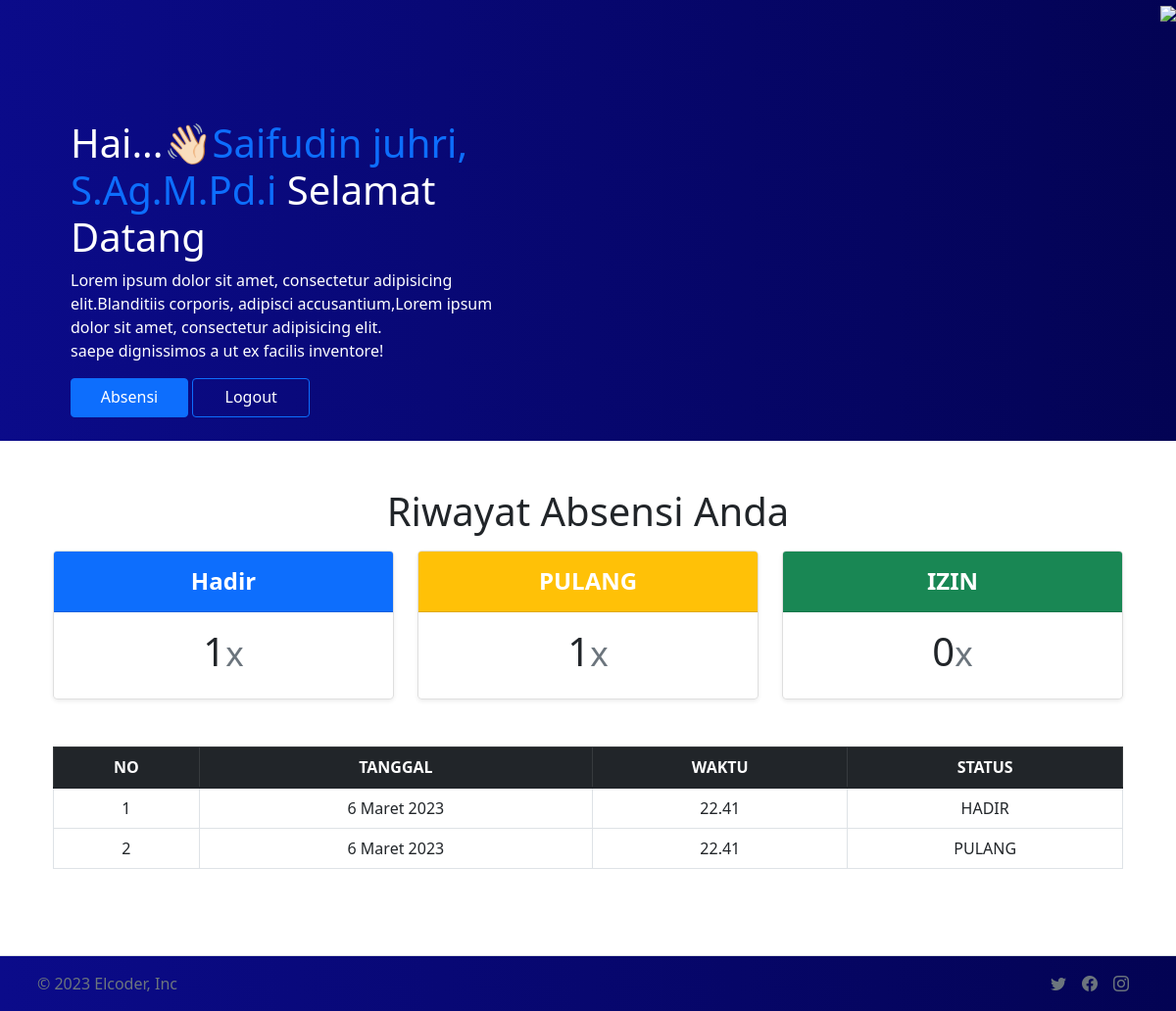
Screenshot of /akun (signed in) with the database file from the repository.
### absenapp/models.py (models this page shows, shortened)
class absenModel(models.Model):
    pegawai     =models.ForeignKey(profil, on_delete=models.DO_NOTHING)
    tgl         =models.DateField(auto_now_add=True)
    waktu       =models.TimeField(auto_now_add=True)
    absen=(
        ('HADIR','HADIR'),
        ('IZIN','IZIN'),
        ('PULANG','PULANG'),
    )
    status      =models.CharField(choices=absen, max_length=50, default='HADIR')
    ket         =models.TextField(null=True, blank=True)

### absen/views.py (the view)
# urls.py: path('akun',views.akun, name='akun'),
def akun(request):
    profile=profil.objects.get(nama=request.user)
    datas= absenModel.objects.filter(pegawai=profile)
    jh=0
    ji=0
    jp=0
    for jlh in datas:
        if jlh.status == 'HADIR': #jika status absennya hadir maka variabel inisialisasi kita jumlahkan
            jh += 1
        elif jlh.status == 'IZIN':
            ji += 1
        elif jlh.status == 'PULANG':
            jp += 1
        else:
            pass
    context = {
        'datas':datas,
        'jlh_hadir':jh,
        'jlh_izin':ji,
        'jlh_pulang':jp,
    }
    return render(request,'akun.html',context)

### templates/akun.html (shortened to what this page needs)
{%load static%}
<!doctype html>
<html lang="en">
  <head>
    <link href="{%static 'css/bootstrap.css'%}" rel="stylesheet">
    <link rel="stylesheet" href="https://cdn.jsdelivr.net/npm/bootstrap-icons@1.10.3/font/bootstrap-icons.css">
  </head>
  <body>
    <div class="row" style="background-image: linear-gradient(to right,  rgb(11, 11, 138),rgb(3, 3, 83));">
      <div class="col-6">
        <div class="container text-white pt-4" style="height: 450px;">
          <div class="head ps-5 pt-5" style="margin: 50px auto;" >
            <h1 class=""> Hai...👋🏻<a class="text-primary" href="/" style="text-decoration: none;">{{user}}</a> Selamat Datang</h1>
            <p class="pe-5">Lorem ipsum dolor sit amet, consectetur adipisicing elit.Blanditiis corporis, adipisci
              accusantium,Lorem ipsum dolor sit amet, consectetur adipisicing elit. <br>
              saepe dignissimos a ut ex facilis inventore!</p>
            <a href="{%url 'absen:absen'%} " class="btn btn-primary" style="height: 40px; width: 120px;"> Absensi </a>
            <a href="{% url 'absen:logout'%}" class="btn btn-outline-primary text-white"  style="height: 40px; width: 120px;"> Logout </a>
          </div>
        </div>
      </div>
      <div class="col-6 d-flex justify-content-end">
        <div class="">
          <img src="{%static 'img/header.png'%}" width="380px" class="">
        </div>
      </div>
    </div>
    <div class="container py-5 text-center container">
      <h1 class="fw-light">Riwayat Absensi Anda</h1>
      <div class="container mt-3">
        <div class="row row-cols-1 row-cols-md-3 mb-3 text-center">
          <div class="col">
            <div class="card mb-4 rounded-3 shadow-sm">
              <div class="card-header py-3  bg-primary">
                <h4 class="my-0 fw-bold text-white">Hadir</h4>
              </div>
              <div class="card-body">
                <h1 class="card-title pricing-card-title">{{jlh_hadir}}<small class="text-muted fw-light">x</small></h1>
              </div>
            </div>
          </div>
          <div class="col">
            <div class="card mb-4 rounded-3 shadow-sm">
              <div class="card-header py-3  bg-warning">
                <h4 class="my-0 fw-bold text-white">PULANG</h4>
              </div>
              <div class="card-body">
                <h1 class="card-title pricing-card-title">{{jlh_pulang}}<small class="text-muted fw-light">x</small></h1>
              </div>
            </div>
          </div>
          <div class="col">
            <div class="card mb-4 rounded-3 shadow-sm">
              <div class="card-header py-3  bg-success">
                <h4 class="my-0 fw-bold text-white">IZIN</h4>
              </div>
              <div class="card-body">
                <h1 class="card-title pricing-card-title">{{jlh_izin}}<small class="text-muted fw-light">x</small></h1>
              </div>
            </div>
          </div>
        </div>
      </div>
      <div class="container mt-4">
        <table class="table table-bordered align-middle able-responsive">
          <thead class="table-dark">
            <tr>
              <th>NO</th>
              <th>TANGGAL</th>
              <th>WAKTU</th>
              <th>STATUS</th>
            </tr>
          </thead>
          <tbody>
            {%for data in datas%}
            <tr>
              <td>{{forloop.counter}}</td>
              <td>{{data.tgl}}</td>
              <td>{{data.waktu}}</td>
              <td>{{data.status}}</td>
            </tr>
            {%endfor%}
          </tbody>
        </table>
      </div>
    </div>
    <footer class="d-flex flex-wrap justify-content-between align-items-center py-3 mt-4 border-top text-white" style="background-image: linear-gradient(to right,  rgb(11, 11, 138),rgb(3, 3, 83));">
      <div class="col-md-4 d-flex align-items-center">
        <a href="/" class="mb-3 me-2 mb-md-0 text-muted text-decoration-none lh-1">
          <svg class="bi" width="30" height="24"><use xlink:href="#bootstrap"></use></svg>
        </a>
        <span class="text-muted">© 2023 Elcoder, Inc</span>
      </div>
      <ul class="nav col-md-4 justify-content-end list-unstyled d-flex me-5 ">
        <li class="ms-3"><a class="text-muted" href="#"><i width="24" height="24" class="bi bi-twitter"></i></a></li>
        <li class="ms-3"><a class="text-muted" href="#"><i width="24" height="24" class="bi bi-facebook"></i></a></li>
        <li class="ms-3"><a class="text-muted" href="#"><i width="24" height="24" class="bi bi-instagram"></i></a></li>
      </ul>
    </footer>
  </body>
</html>

### rows the page displays
absenModel: tgl "6 Maret 2023", waktu "22.41", status "HADIR"
absenModel: tgl "6 Maret 2023", waktu "22.41", status "PULANG"

### other values shown
{{ user }} "Saifudin juhri, S.Ag.M.Pd.i"
{{ jlh_hadir }} "1"
{{ jlh_pulang }} "1"
{{ jlh_izin }} "0"
